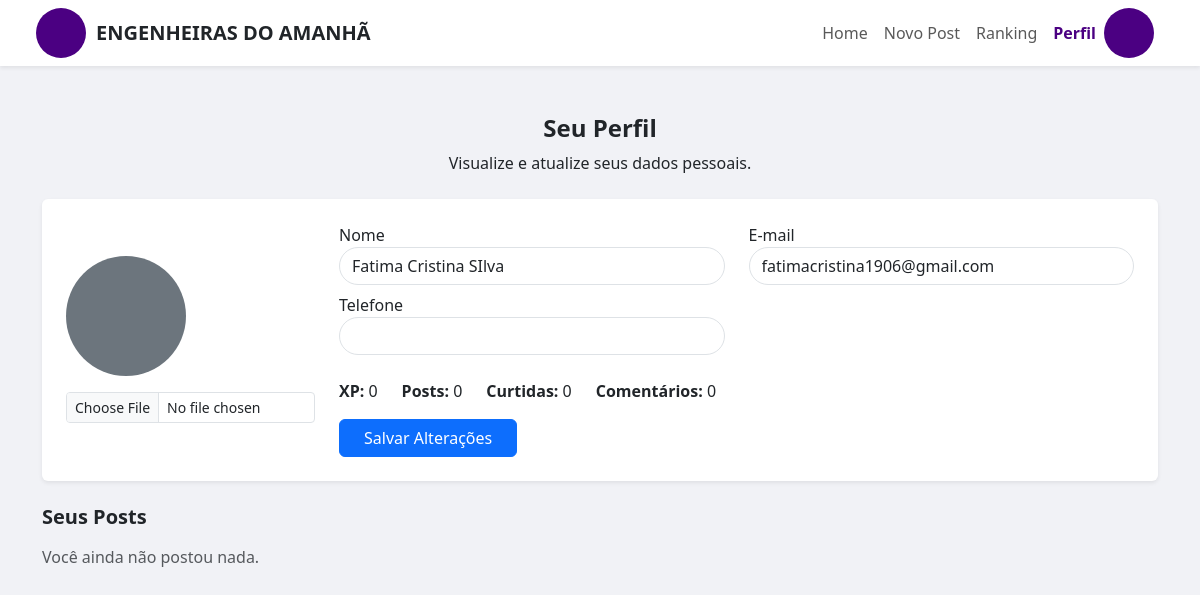
The app's page /perfil/ (signed in), older data.
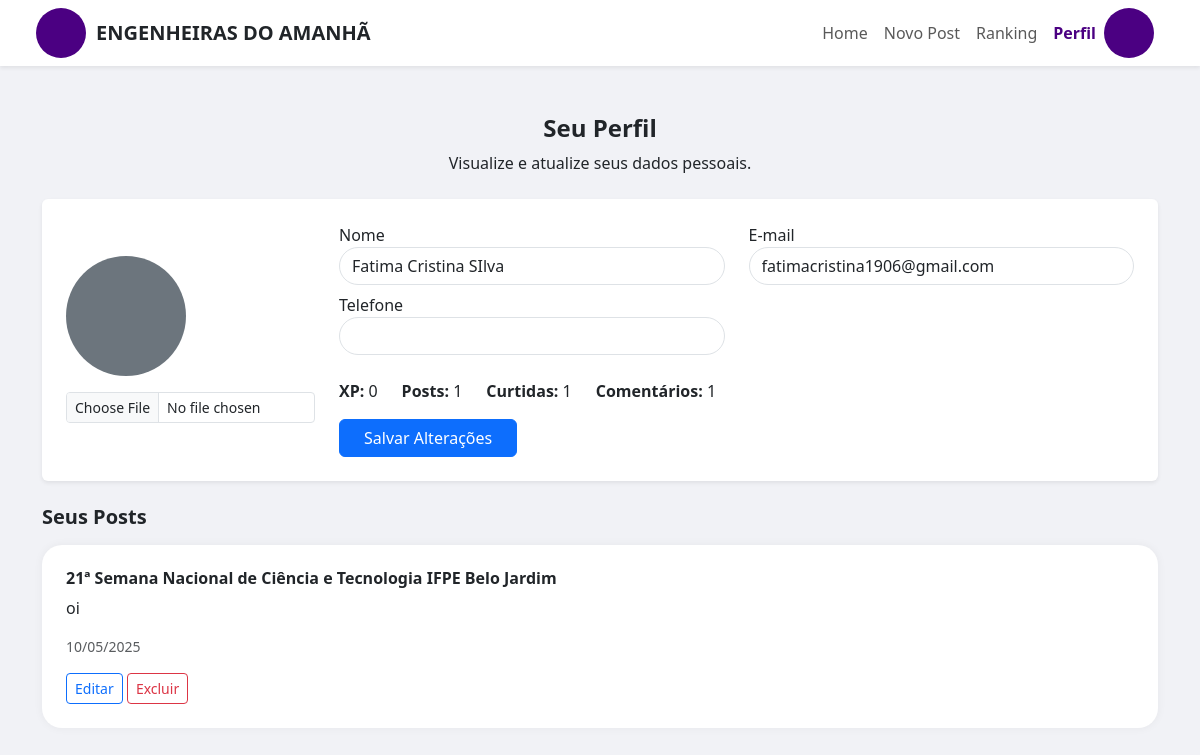
The same page, newer data.
### comunidade/models.py (models this page shows, shortened)
class Perfil(models.Model):
    user = models.OneToOneField(User, on_delete=models.CASCADE)
    telefone = models.CharField(max_length=20, blank=True)
    pontos = models.IntegerField(default=0)
    foto = models.ImageField(upload_to='perfil/', blank=True, null=True)

class Post(models.Model):
    titulo = models.CharField(max_length=100)
    conteudo = models.TextField()
    autor = models.ForeignKey(User, on_delete=models.CASCADE)
    imagem = models.ImageField(upload_to='posts/', blank=True, null=True)
    data_criacao = models.DateTimeField(default=timezone.now)

### comunidade/views.py (the view, shortened to what this page needs)
# urls.py: path('perfil/', views.perfil, name='perfil'),
@login_required
def perfil(request):
    user = request.user
    perfil, _ = Perfil.objects.get_or_create(user=user)
    posts_qtd = Post.objects.filter(autor=user).count()
    curtidas_qtd = Curtida.objects.filter(usuario=user).count()
    comentarios_qtd = Comentario.objects.filter(autor=user).count()
    posts = Post.objects.filter(autor=user).order_by('-data_criacao')
    context = {
        'user': user,
        'perfil': perfil,
        'posts_qtd': posts_qtd,
        'curtidas_qtd': curtidas_qtd,
        'comentarios_qtd': comentarios_qtd,
        'posts': posts
    }
    return render(request, 'comunidade/perfil.html', context)

### comunidade/templates/comunidade/perfil.html (shortened to what this page needs)
{% load static %}
<!DOCTYPE html>
<html lang="pt-br">
<head>
  <link href="https://cdn.jsdelivr.net/npm/bootstrap@5.3.2/dist/css/bootstrap.min.css" rel="stylesheet">
  <link href="https://cdn.jsdelivr.net/npm/bootstrap-icons@1.10.5/font/bootstrap-icons.css" rel="stylesheet">
</head>
<body>
<nav class="navbar navbar-expand-lg bg-white shadow-sm px-4">
  <div class="container-fluid">
    <div class="d-flex align-items-center">
      <div class="logo-circle"></div>
      <span class="navbar-brand fw-bold text-uppercase text-dark mb-0">Engenheiras do Amanhã</span>
    </div>
    <ul class="navbar-nav ms-auto">
      <li class="nav-item"><a class="nav-link" href="{% url 'pagina_inicial' %}">Home</a></li>
      <li class="nav-item"><a class="nav-link" href="{% url 'novo_post' %}">Novo Post</a></li>
      <li class="nav-item"><a class="nav-link" href="#">Ranking</a></li>
      <li class="nav-item"><a class="nav-link active" href="{% url 'perfil' %}">Perfil</a></li>
    </ul>
    {% if perfil.foto %}
  <img src="{{ perfil.foto.url }}" class="rounded-circle" style="width: 40px; height: 40px; object-fit: cover;">
{% else %}
  <div class="logo-circle"></div>
{% endif %}
  </div>
</nav>
<div class="container mt-5">
  <div class="text-center mb-4">
    <h4 class="fw-bold text-purple">Seu Perfil</h4>
    <p>Visualize e atualize seus dados pessoais.</p>
  </div>
  <form method="post" enctype="multipart/form-data" class="bg-white p-4 rounded shadow-sm mb-4">
    <div class="row align-items-center">
      <div class="col-md-3 text-center">
        {% if perfil.foto %}
          <img src="{{ perfil.foto.url }}" class="rounded-circle mb-3" width="120" height="120" alt="Foto de perfil">
        {% else %}
          <div class="rounded-circle bg-secondary mb-3" style="width: 120px; height: 120px;"></div>
        {% endif %}
        <input type="file" name="foto" class="form-control form-control-sm">
      </div>
      <div class="col-md-9">
        <div class="row">
          <div class="col-md-6 mb-2">
            <label>Nome</label>
            <input type="text" name="nome" class="form-control rounded-pill" value="{{ user.first_name }}">
          </div>
          <div class="col-md-6 mb-2">
            <label>E-mail</label>
            <input type="email" name="email" class="form-control rounded-pill" value="{{ user.email }}">
          </div>
          <div class="col-md-6 mb-2">
            <label>Telefone</label>
            <input type="text" name="telefone" class="form-control rounded-pill" value="{{ perfil.telefone }}">
          </div>
        </div>
        <div class="mt-3 d-flex gap-4">
          <div><strong>XP:</strong> {{ perfil.pontos }}</div>
          <div><strong>Posts:</strong> {{ posts_qtd }}</div>
          <div><strong>Curtidas:</strong> {{ curtidas_qtd }}</div>
          <div><strong>Comentários:</strong> {{ comentarios_qtd }}</div>
        </div>
        <button type="submit" class="btn btn-primary mt-3 px-4">Salvar Alterações</button>
      </div>
    </div>
  </form>
  <h5 class="mb-3 fw-bold">Seus Posts</h5>
  {% for post in posts %}
    <div class="bg-white p-4 mb-4 post-card">
      <h6 class="fw-bold">{{ post.titulo }}</h6>
      <p>{{ post.conteudo|truncatewords:20 }}</p>
      <p class="text-muted small">{{ post.data_criacao|date:"d/m/Y" }}</p>
      <a href="{% url 'editar_post' post.id %}" class="btn btn-sm btn-outline-primary">Editar</a>
      <a href="{% url 'excluir_post' post.id %}" class="btn btn-sm btn-outline-danger">Excluir</a>
    </div>
  {% empty %}
    <p class="text-muted">Você ainda não postou nada.</p>
  {% endfor %}
</div>
</body>
</html>

### comunidade/templates/comunidade/perfil.html (style rules this page uses)
body { background-color: #f1f2f6; }
.logo-circle { width: 50px; height: 50px; background-color: #4B0082; border-radius: 50%; margin-right: 10px; }
.nav-link.active { font-weight: bold; color: #4B0082 !important; }
.post-card { border-radius: 20px; box-shadow: 0 0 10px rgba(0,0,0,0.05); }

Row changes from the older to the newer data that the page shows:
added Post: titulo "21ª Semana Nacional de Ciência e Tecnologia IFPE Belo Jardim", conteudo "oi", data_criacao "10/05/2025"
Text that changed along with them:
{{ posts_qtd }}: "0" → "1"
{{ curtidas_qtd }}: "0" → "1"
{{ comentarios_qtd }}: "0" → "1"
text no longer shown: "Você ainda não postou nada."
